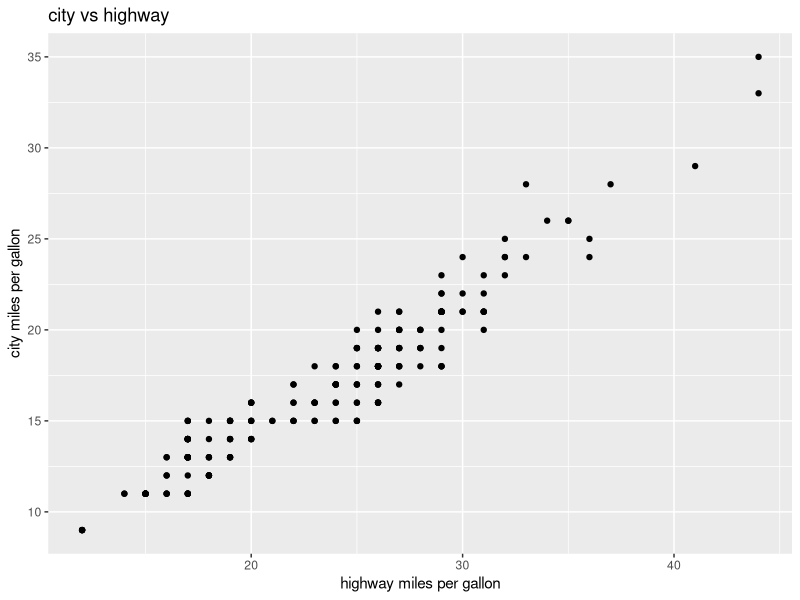

Generate this figure with R:
## ---- chunk 1
knitr::opts_chunk$set(echo = TRUE)
## ---- chunk 2
library(ggplot2)
data(mpg)
ggplot(data=mpg, aes(x=hwy, y=cty))+
  geom_point()+
  labs(x="highway miles per gallon", 
       y="city miles per gallon", title="city vs highway")
## ---- chunk 3
library(xtable)
xtable(mpg[1:5,1:5])
